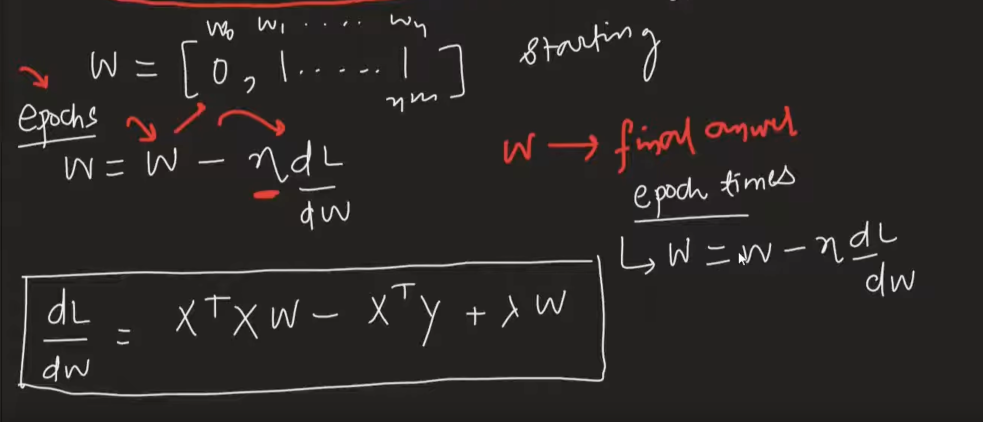
#> input picture rgd.png, 1966 x 844 px (shown at 1/2 size)
$ jupyter execute Ridge_from_scratch_using_gradient_decent.ipynb
#> lines starting #> are read from the running program, lines starting #| are printed output that depends on the picture
[cell 1]
from sklearn.datasets import load_diabetes
from sklearn.metrics import r2_score
import numpy as np

[cell 2]
X,y = load_diabetes(return_X_y=True)

[cell 3]
from sklearn.model_selection import train_test_split
X_train, X_test, y_train, y_test = train_test_split(X,y,test_size=0.2,random_state=35)

[cell 4]
from sklearn.linear_model import Ridge

[cell 5]
r = Ridge(alpha=0.01,solver='cholesky')
r.fit(X_train,y_train)

[cell 6]
y_pred = r.predict(X_test)
from sklearn.metrics import r2_score
r2_score(y_test,y_pred)

[cell 7]
print(r.coef_)
print(r.intercept_)

[cell 8]
from PIL import Image
rgd = Image.open("rgd.png")
#> rgd is the input picture: PIL image 1966x844 RGBA; mean R, G, B, A 43.6, 39.8, 37.9, 255
rgd = rgd.resize((int(rgd.width*0.5),int(rgd.height*0.5)))
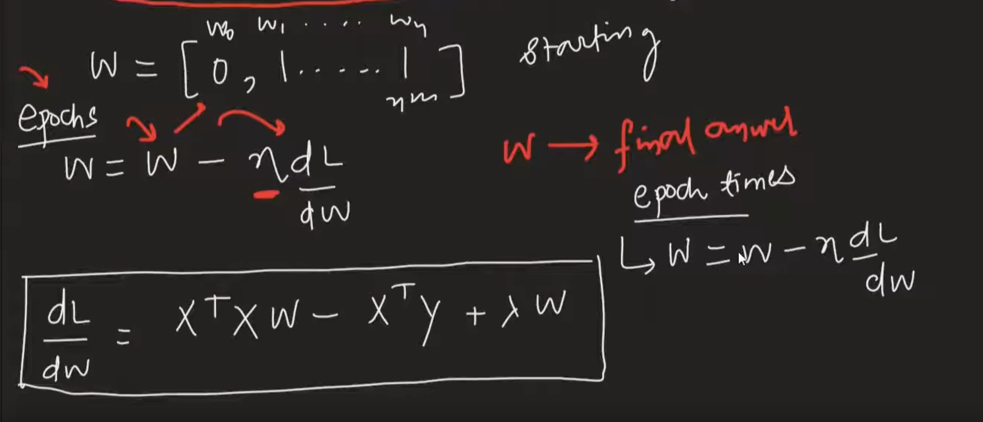
#> rgd: PIL image 983x422 RGBA; mean R, G, B, A 43.6, 39.8, 37.9, 255
rgd

[cell 9]
class MyRidge:
    def __init__(self, epochs ,learning_rate, alpha=0.1):
        self.alpha = alpha
        self.m = None
        self.b = None
        self.epochs = epochs
        self.learning_rate = learning_rate


    def fit(self,X_train,y_train):

        self.m = np.ones(X_train.shape[1])
        self.b = 0
        W = np.insert(self.m,0,self.b)
        X_train = np.insert(X_train,0,1,axis=1)

        for i in range(self.epochs):

            W_der = np.dot(X_train.T,X_train).dot(W) - np.dot(X_train.T,y_train) + np.dot(self.alpha,W)
            W = W - self.learning_rate * W_der
        self.m = W[1:]
        self.b = W[0]

    def predict(self,X_test):
        return np.dot(X_test,self.m) + self.b


$ run again, with Ridge-m.png copied over rgd.png
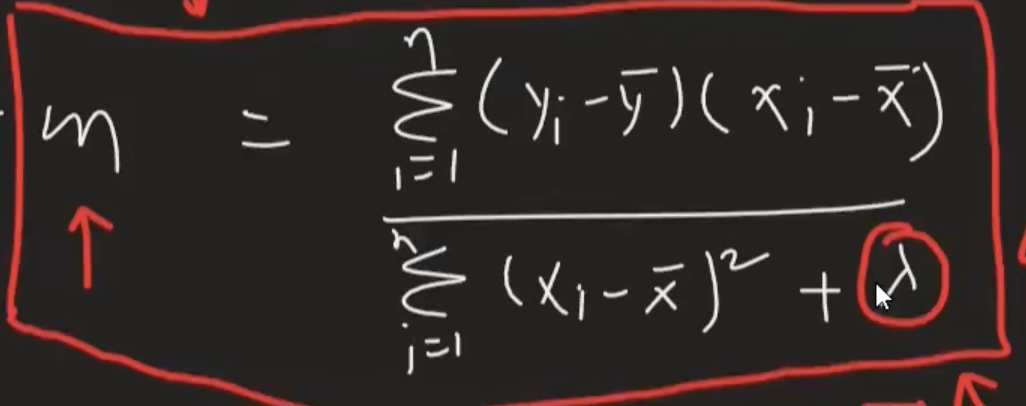
#> input picture Ridge-m.png, 1026 x 406 px
#> rgd is the input picture: PIL image 1026x406 RGBA; mean R, G, B, A 52.5, 41.6, 39.2, 255
#> `rgd = rgd.resize((int(rgd.width*0.5),int(rgd.height*0.5)))`:
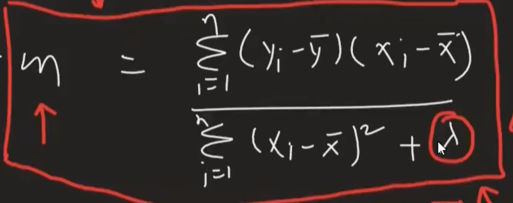
#> rgd: PIL image 513x203 RGBA; mean R, G, B, A 52.5, 41.6, 39.2, 255

$ run again, with gd_eq1.png copied over rgd.png
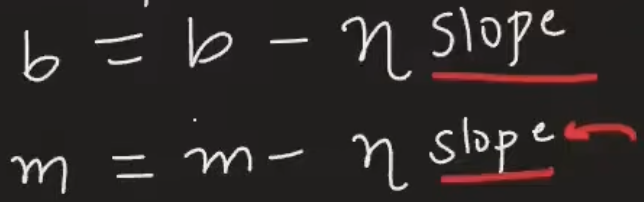
#> input picture gd_eq1.png, 644 x 202 px
#> rgd is the input picture: PIL image 644x202 RGBA; mean R, G, B, A 46.8, 41.3, 40.4, 255
#> `rgd = rgd.resize((int(rgd.width*0.5),int(rgd.height*0.5)))`:
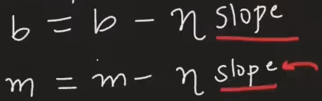
#> rgd: PIL image 322x101 RGBA; mean R, G, B, A 46.8, 41.4, 40.4, 255
